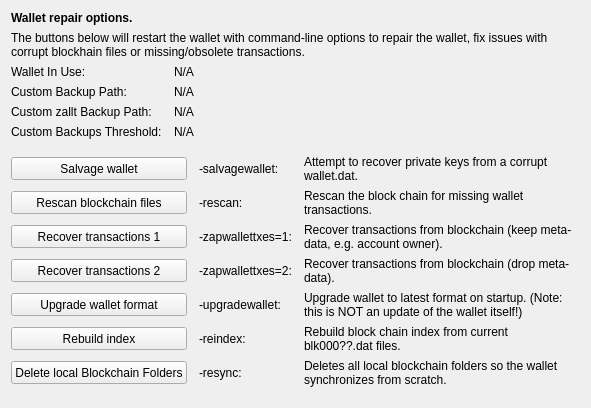
     <widget class="QWidget" name="tab_repair">
      <attribute name="title">
       <string>&amp;Wallet Repair</string>
      </attribute>
      <layout class="QGridLayout" name="gridLayout_4" columnstretch="0,0,0,0">
       <property name="horizontalSpacing">
        <number>12</number>
       </property>
       <item row="0" column="0" colspan="4">
        <widget class="QLabel" name="label_repair_header">
         <property name="font">
          <font>
           <weight>75</weight>
           <bold>true</bold>
          </font>
         </property>
         <property name="text">
          <string>Wallet repair options.</string>
         </property>
        </widget>
       </item>
       <item row="1" column="0" colspan="4">
        <widget class="QLabel" name="label_repair_helptext">
         <property name="font">
          <font>
           <weight>50</weight>
           <bold>false</bold>
          </font>
         </property>
         <property name="text">
          <string>The buttons below will restart the wallet with command-line options to repair the wallet, fix issues with corrupt blockhain files or missing/obsolete transactions.</string>
         </property>
         <property name="wordWrap">
          <bool>true</bool>
         </property>
        </widget>
       </item>
       <item row="2" column="0">
        <widget class="QLabel" name="wallet_path_label">
         <property name="text">
          <string>Wallet In Use:</string>
         </property>
        </widget>
       </item>
       <item row="2" column="1" colspan="3">
        <widget class="QLabel" name="wallet_path">
         <property name="cursor">
          <cursorShape>IBeamCursor</cursorShape>
         </property>
         <property name="text">
          <string>N/A</string>
         </property>
         <property name="textFormat">
          <enum>Qt::PlainText</enum>
         </property>
         <property name="textInteractionFlags">
          <set>Qt::LinksAccessibleByMouse|Qt::TextSelectableByKeyboard|Qt::TextSelectableByMouse</set>
         </property>
        </widget>
       </item>
       <item row="3" column="0">
        <widget class="QLabel" name="wallet_custombackuppath_label">
         <property name="visible">
          <bool>false</bool>
         </property>
         <property name="text">
          <string>Custom Backup Path:</string>
         </property>
        </widget>
       </item>
       <item row="3" column="1" colspan="3">
        <widget class="QLabel" name="wallet_custombackuppath">
         <property name="cursor">
          <cursorShape>IBeamCursor</cursorShape>
         </property>
         <property name="visible">
          <bool>false</bool>
         </property>
         <property name="text">
          <string>N/A</string>
         </property>
         <property name="textFormat">
          <enum>Qt::PlainText</enum>
         </property>
         <property name="textInteractionFlags">
          <set>Qt::LinksAccessibleByMouse|Qt::TextSelectableByKeyboard|Qt::TextSelectableByMouse</set>
         </property>
        </widget>
       </item>
       <item row="4" column="0">
        <widget class="QLabel" name="wallet_customzalltbackuppath_label">
         <property name="visible">
          <bool>false</bool>
         </property>
         <property name="text">
          <string>Custom zallt Backup Path:</string>
         </property>
        </widget>
       </item>
       <item row="4" column="1" colspan="3">
        <widget class="QLabel" name="wallet_customzalltbackuppath">
         <property name="cursor">
          <cursorShape>IBeamCursor</cursorShape>
         </property>
         <property name="visible">
          <bool>false</bool>
         </property>
         <property name="text">
          <string>N/A</string>
         </property>
         <property name="textFormat">
          <enum>Qt::PlainText</enum>
         </property>
         <property name="textInteractionFlags">
          <set>Qt::LinksAccessibleByMouse|Qt::TextSelectableByKeyboard|Qt::TextSelectableByMouse</set>
         </property>
        </widget>
       </item>
       <item row="5" column="0">
        <widget class="QLabel" name="wallet_custombackupthreshold_label">
         <property name="visible">
          <bool>false</bool>
         </property>
         <property name="text">
          <string>Custom Backups Threshold:</string>
         </property>
        </widget>
       </item>
       <item row="5" column="1" colspan="3">
        <widget class="QLabel" name="wallet_custombackupthreshold">
         <property name="cursor">
          <cursorShape>IBeamCursor</cursorShape>
         </property>
         <property name="visible">
          <bool>false</bool>
         </property>
         <property name="text">
          <string>N/A</string>
         </property>
         <property name="textFormat">
          <enum>Qt::PlainText</enum>
         </property>
         <property name="textInteractionFlags">
          <set>Qt::LinksAccessibleByMouse|Qt::TextSelectableByKeyboard|Qt::TextSelectableByMouse</set>
         </property>
        </widget>
       </item>
       <item row="6" column="0">
        <spacer name="verticalSpacer_repair1">
         <property name="orientation">
          <enum>Qt::Vertical</enum>
         </property>
         <property name="sizeHint" stdset="0">
          <size>
           <width>10</width>
           <height>10</height>
          </size>
         </property>
        </spacer>
       </item>
       <item row="7" column="0" colspan="2">
        <widget class="QPushButton" name="btn_salvagewallet">
         <property name="minimumSize">
          <size>
           <width>100</width>
           <height>23</height>
          </size>
         </property>
         <property name="text">
          <string>Salvage wallet</string>
         </property>
        </widget>
       </item>
       <item row="7" column="2">
        <widget class="QLabel" name="label_repair_salvage_command">
         <property name="text">
          <string notr="true">-salvagewallet:</string>
         </property>
        </widget>
       </item>
       <item row="7" column="3">
        <widget class="QLabel" name="label_repair_salvage">
         <property name="text">
          <string>Attempt to recover private keys from a corrupt wallet.dat.</string>
         </property>
         <property name="wordWrap">
          <bool>true</bool>
         </property>
        </widget>
       </item>
       <item row="8" column="0" colspan="2">
        <widget class="QPushButton" name="btn_rescan">
         <property name="minimumSize">
          <size>
           <width>100</width>
           <height>23</height>
          </size>
         </property>
         <property name="text">
          <string>Rescan blockchain files</string>
         </property>
        </widget>
       </item>
       <item row="8" column="2">
        <widget class="QLabel" name="label_repair_rescan_command">
         <property name="text">
          <string notr="true">-rescan:</string>
         </property>
        </widget>
       </item>
       <item row="8" column="3">
        <widget class="QLabel" name="label_repair_rescan">
         <property name="text">
          <string>Rescan the block chain for missing wallet transactions.</string>
         </property>
         <property name="wordWrap">
          <bool>true</bool>
         </property>
        </widget>
       </item>
       <item row="9" column="0" colspan="2">
        <widget class="QPushButton" name="btn_zapwallettxes1">
         <property name="minimumSize">
          <size>
           <width>100</width>
           <height>23</height>
          </size>
         </property>
         <property name="text">
          <string>Recover transactions 1</string>
         </property>
        </widget>
       </item>
       <item row="9" column="2">
        <widget class="QLabel" name="label_repair_zap1_command">
         <property name="text">
          <string notr="true">-zapwallettxes=1:</string>
         </property>
        </widget>
       </item>
       <item row="9" column="3">
        <widget class="QLabel" name="label_repair_zap1">
         <property name="text">
          <string>Recover transactions from blockchain (keep meta-data, e.g. account owner).</string>
         </property>
         <property name="wordWrap">
          <bool>true</bool>
         </property>
        </widget>
       </item>
       <item row="10" column="0" colspan="2">
        <widget class="QPushButton" name="btn_zapwallettxes2">
         <property name="minimumSize">
          <size>
           <width>100</width>
           <height>23</height>
          </size>
         </property>
         <property name="text">
          <string>Recover transactions 2</string>
         </property>
        </widget>
       </item>
       <item row="10" column="2">
        <widget class="QLabel" name="label_repair_zap2_command">
         <property name="text">
          <string notr="true">-zapwallettxes=2:</string>
         </property>
        </widget>
       </item>
       <item row="10" column="3">
        <widget class="QLabel" name="label_repair_zap2">
         <property name="text">
          <string>Recover transactions from blockchain (drop meta-data).</string>
         </property>
         <property name="wordWrap">
          <bool>true</bool>
         </property>
        </widget>
       </item>
       <item row="11" column="0" colspan="2">
        <widget class="QPushButton" name="btn_upgradewallet">
         <property name="minimumSize">
          <size>
           <width>100</width>
           <height>23</height>
          </size>
         </property>
         <property name="text">
          <string>Upgrade wallet format</string>
         </property>
        </widget>
       </item>
       <item row="11" column="2">
        <widget class="QLabel" name="label_repair_upgrade_command">
         <property name="text">
          <string notr="true">-upgradewallet:</string>
         </property>
        </widget>
       </item>
       <item row="11" column="3">
        <widget class="QLabel" name="label_repair_upgrade">
         <property name="text">
          <string>Upgrade wallet to latest format on startup. (Note: this is NOT an update of the wallet itself!)</string>
         </property>
         <property name="wordWrap">
          <bool>true</bool>
         </property>
        </widget>
       </item>
       <item row="12" column="0" colspan="2">
        <widget class="QPushButton" name="btn_reindex">
         <property name="minimumSize">
          <size>
           <width>100</width>
           <height>23</height>
          </size>
         </property>
         <property name="text">
          <string>Rebuild index</string>
         </property>
        </widget>
       </item>
       <item row="12" column="2">
        <widget class="QLabel" name="label_repair_reindex_command">
         <property name="text">
          <string notr="true">-reindex:</string>
         </property>
        </widget>
       </item>
       <item row="12" column="3">
        <widget class="QLabel" name="label_repair_reindex">
         <property name="text">
          <string>Rebuild block chain index from current blk000??.dat files.</string>
         </property>
         <property name="wordWrap">
          <bool>true</bool>
         </property>
        </widget>
       </item>
       <item row="13" column="0" colspan="2">
        <widget class="QPushButton" name="btn_resync">
         <property name="minimumSize">
          <size>
           <width>100</width>
           <height>23</height>
          </size>
         </property>
         <property name="text">
          <string>Delete local Blockchain Folders</string>
         </property>
        </widget>
       </item>
       <item row="13" column="2">
        <widget class="QLabel" name="label_repair_resync_command">
         <property name="text">
          <string>-resync:</string>
         </property>
        </widget>
       </item>
       <item row="13" column="3">
        <widget class="QLabel" name="label_repair_resync">
         <property name="text">
          <string>Deletes all local blockchain folders so the wallet synchronizes from scratch.</string>
         </property>
         <property name="wordWrap">
          <bool>true</bool>
         </property>
        </widget>
       </item>
       <item row="14" column="0">
        <spacer name="verticalSpacer_repair2">
         <property name="orientation">
          <enum>Qt::Vertical</enum>
         </property>
         <property name="sizeHint" stdset="0">
          <size>
           <width>20</width>
           <height>10</height>
          </size>
         </property>
        </spacer>
       </item>
      </layout>
     </widget>
